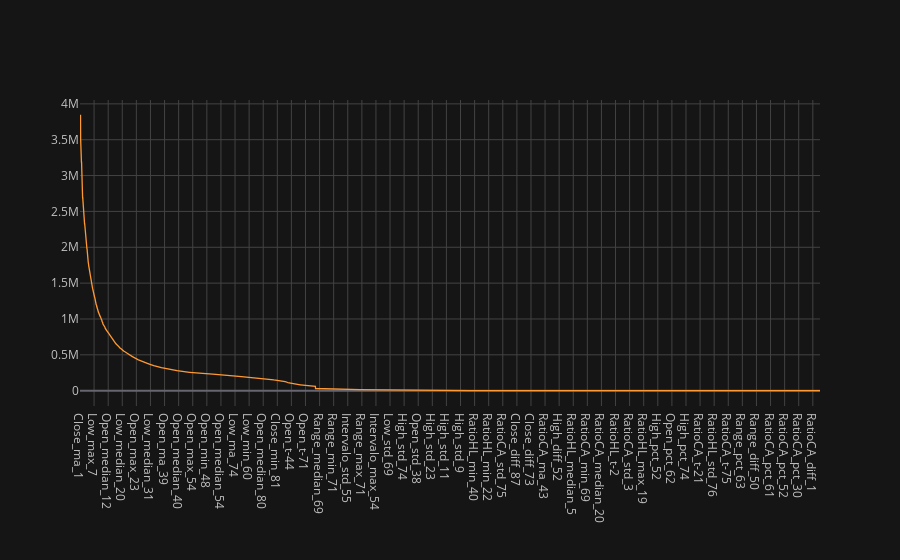

The notebook cell this image was saved under:
### Code cell
scores.set_index(0).iplot()

### Figure 1 — Plotly figure (JSON) as saved in the notebook; plotly's stock layout.template omitted (floating-point values rounded to 4 significant figures; data arrays with more than 128 entries replaced by an {"elided": "..."} marker saying what was removed)
{"data": [{"line": {"color": "rgba(255, 153, 51, 1.0)", "dash": "solid", "shape": "linear", "width": 1.3}, "mode": "lines", "name": "1", "text": "", "type": "scatter", "x": {"elided": "5672 str values"}, "y": {"elided": "5672 float values"}}], "layout": {"legend": {"bgcolor": "#151516", "font": {"color": "#D9D9D9"}}, "paper_bgcolor": "#151516", "plot_bgcolor": "#151516", "title": {"font": {"color": "#D9D9D9"}}, "xaxis": {"gridcolor": "#434343", "showgrid": true, "tickfont": {"color": "#C2C2C2"}, "title": {"font": {"color": "#D9D9D9"}, "text": ""}, "zerolinecolor": "#666570"}, "yaxis": {"gridcolor": "#434343", "showgrid": true, "tickfont": {"color": "#C2C2C2"}, "title": {"font": {"color": "#D9D9D9"}, "text": ""}, "zerolinecolor": "#666570"}}}
